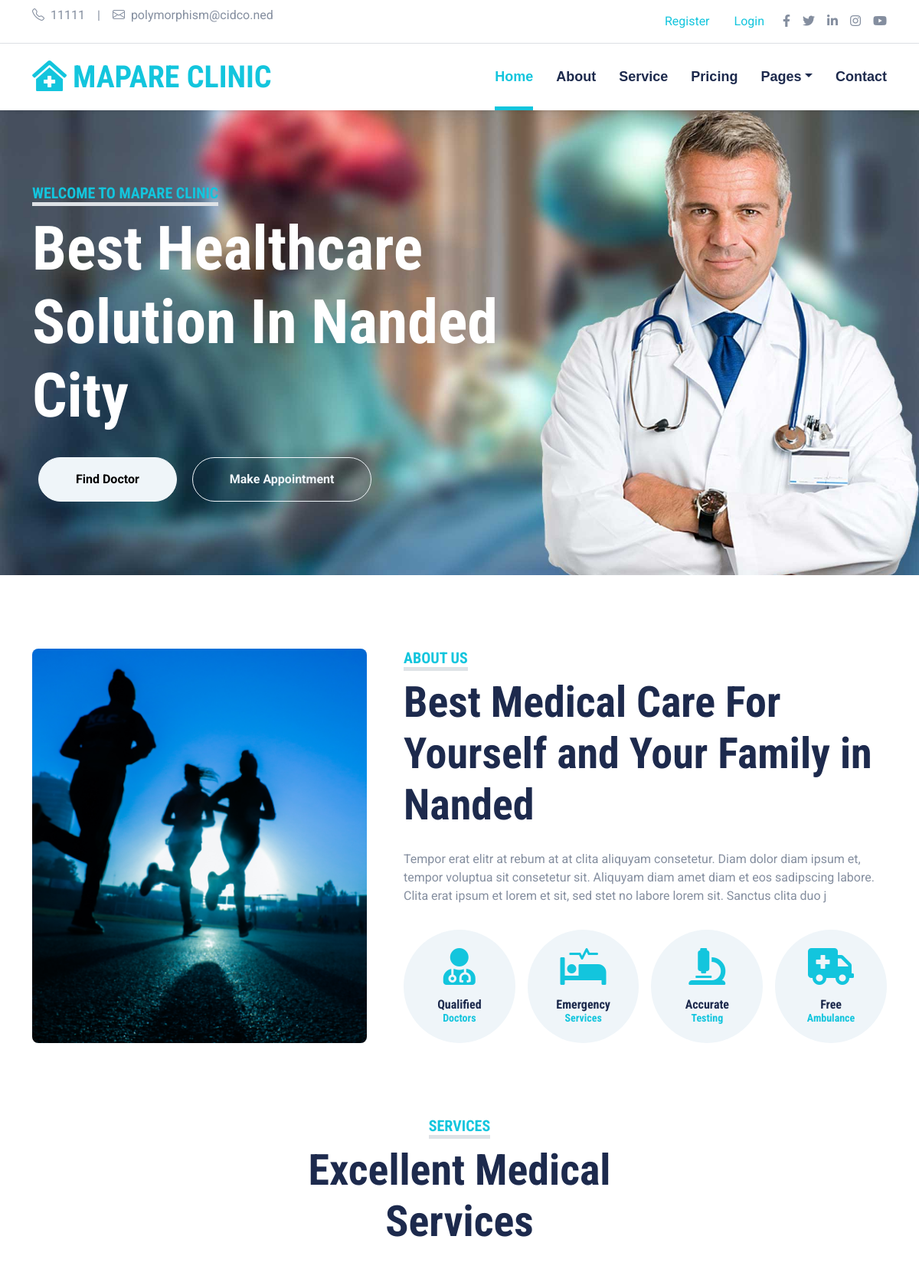
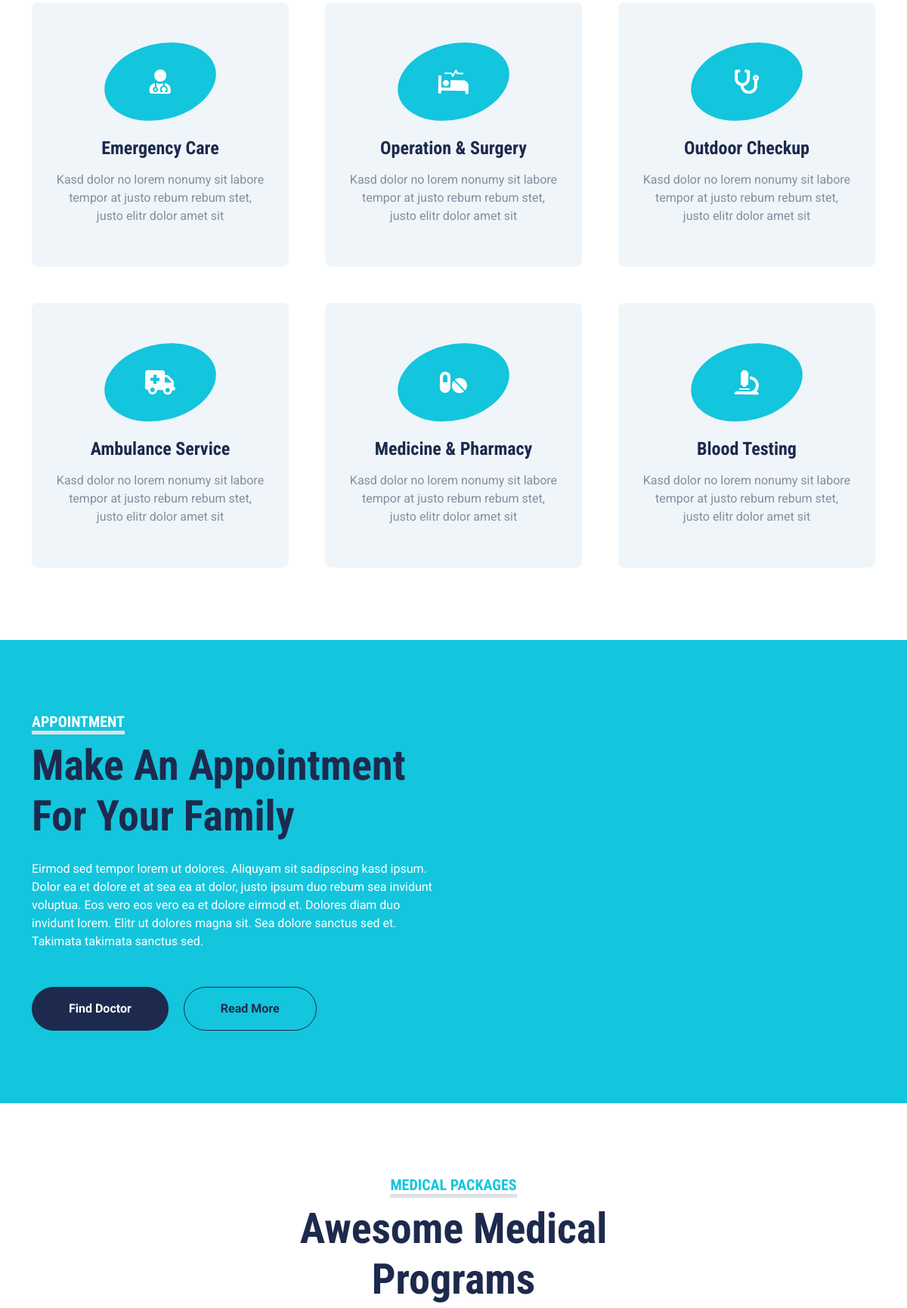
The page / (upper part) on the database its author committed (2 pictures, top to bottom).
### web/models.py (models this page shows, shortened)
class Topbar(models.Model):
    phone = models.IntegerField()
    email = models.EmailField()
    facebook_url = models.CharField(max_length=255)
    twitter_url = models.CharField(max_length=255)
    linkedin_url = models.CharField(max_length=255)
    instagram_url = models.CharField(max_length=255)
    youtube_url = models.CharField(max_length=255)

class NavbarHeading(models.Model):
    navbar_heading = models.CharField(max_length=255)

class BannerText(models.Model):
    text1 = models.CharField(max_length=255)
    text2 = models.CharField(max_length=255)
    text3 = models.CharField(max_length=255)
    text4 = models.CharField(max_length=255)
    banner_img = models.ImageField(upload_to='banner', default=None, null=True, blank=True)

class AboutText(models.Model):
    about_img = models.ImageField(upload_to='about')
    about_text1 = models.CharField(max_length=150)
    about_text2 = models.CharField(max_length=255)

class AboutFeature(models.Model):
    about_icon = models.CharField(max_length=255)
    about_adjective = models.CharField(max_length=30)
    about_noun = models.CharField(max_length=30)

class ServiceHeading(models.Model):
    service_heading = models.CharField(max_length=255)

class Service(models.Model):
    service_icon = models.CharField(max_length=255)
    service_name = models.CharField(max_length=255)
    service_detail = models.CharField(max_length=255)

### web/views.py (the view)
# urls.py: 2. Add a URL to urlpatterns:  path('', views.home, name='home')
def home(request):
    top = Topbar.objects.all()
    navbar = NavbarHeading.objects.all()
    banner = BannerText.objects.all()
    info = AboutText.objects.all()
    feature = AboutFeature.objects.all()
    service_heading = ServiceHeading.objects.all()
    service = Service.objects.all()
    context = {
        'top': top,
        'navbar': navbar,
        'banner': banner,
        'info': info,
        'feature': feature,
        'service_heading': service_heading,
        'service': service,
    }
    return render(request, 'home.html', context)

### web/templates/home.html (shortened to what this page needs)
{% extends 'base.html' %}
{% load static %}
{% block content %}
    <div class="container-fluid bg-primary py-5 mb-5" style="background:url('{% static 'website/img/hero.jpg' %}') top right no-repeat; background-size:cover;">
        <div class="container py-5">
            <div class="row justify-content-start">
                <div class="col-lg-8 text-center text-lg-start">
                        <h5 class="d-inline-block text-primary text-uppercase border-bottom border-5" >{{b.text1}}</h5>
                        <h1 class="display-1 text-white mb-md-4">{{ b.text2}}</h1>
                        <div class="pt-2">
                            <a href="{% url 'team' %}" class="btn btn-light rounded-pill py-md-3 px-md-5 mx-2">{{ b.text3}}</a>
                            <a href="{% url 'appointment' %}" class="btn btn-outline-light rounded-pill py-md-3 px-md-5 mx-2">{{ b.text4}}</a>
                        </div>
                </div>
            </div>
        </div>
    </div>
    <div class="container-fluid py-5">
        <div class="container">
            <div class="row gx-5">
                <div class="col-lg-5 mb-5 mb-lg-0" style="min-height: 500px;">
                    {% for i in info %}
                        <div class="position-relative h-100">
                            <img class="position-absolute w-100 h-100 rounded" src="{{ i.about_img.url }}" style="object-fit: cover;">
                        </div>
                    </div>
                    <div class="col-lg-7">
                        <div class="mb-4">
                            <h5 class="d-inline-block text-primary text-uppercase border-bottom border-5">About Us</h5>
                            <h1 class="display-4">{{ i.about_text1 }}</h1>
                        </div>
                        <p>{{ i.about_text2 }}</p>
                    {% endfor %}
                    <div class="row g-3 pt-3">
                        {% for f in feature %}
                            <div class="col-sm-3 col-6">
                                <div class="bg-light text-center rounded-circle py-4">
                                    <i class="{{ f.about_icon }}"></i>
                                    <h6 class="mb-0">{{ f.about_adjective}}<small class="d-block text-primary">{{ f.about_noun }}</small></h6>
                                </div>
                            </div>
                        {% endfor %}
                    </div>
                </div>
            </div>
        </div>
    </div>
    <div class="container-fluid py-5">
        <div class="container">
            <div class="text-center mx-auto mb-5" style="max-width: 500px;">
                <h5 class="d-inline-block text-primary text-uppercase border-bottom border-5">Services</h5>
                {% for sh in service_heading %}
                    <h1 class="display-4">{{ sh.service_heading }}</h1>
                {% endfor %}
            </div>
            <div class="row g-5">
                {% for s in service %}
                    <div class="col-lg-4 col-md-6">
                        <div class="service-item bg-light rounded d-flex flex-column align-items-center justify-content-center text-center">
                            <div class="service-icon mb-4">
                                <i class="{{ s.service_icon }}"></i>
                            </div>
                            <h4 class="mb-3">{{ s.service_name }}</h4>
                            <p class="m-0">{{ s.service_detail}}</p>
                        </div>
                    </div>
                {% endfor %}
            </div>
        </div>
    </div>
    <div class="container-fluid bg-primary my-5 py-5">
        <div class="container py-5">
            <div class="row gx-5">
                <div class="col-lg-6 mb-5 mb-lg-0">
                    <div class="mb-4">
                        <h5 class="d-inline-block text-white text-uppercase border-bottom border-5">Appointment</h5>
                        <h1 class="display-4">Make An Appointment For Your Family</h1>
                    </div>
                    <p class="text-white mb-5">Eirmod sed tempor lorem ut dolores. Aliquyam sit sadipscing kasd ipsum. Dolor ea et dolore et at sea ea at dolor, justo ipsum duo rebum sea invidunt voluptua. Eos vero eos vero ea et dolore eirmod et. Dolores diam duo invidunt lorem. Elitr ut dolores magna sit. Sea dolore sanctus sed et. Takimata takimata sanctus sed.</p>
                    <a class="btn btn-dark rounded-pill py-3 px-5 me-3" href="">Find Doctor</a>
                    <a class="btn btn-outline-dark rounded-pill py-3 px-5" href="">Read More</a>
                </div>
            </div>
        </div>
    </div>
    <div class="container-fluid py-5">
        <div class="container">
            <div class="text-center mx-auto mb-5" style="max-width: 500px;">
                <h5 class="d-inline-block text-primary text-uppercase border-bottom border-5">Medical Packages</h5>
                <h1 class="display-4">Awesome Medical Programs</h1>
            </div>
        </div>
    </div>
{% endblock %}

### web/templates/base.html (shortened to what this page needs)
{% load static %}
<!DOCTYPE html>
<html lang="en">
<head>
    <link href="https://cdnjs.cloudflare.com/ajax/libs/font-awesome/5.15.0/css/all.min.css" rel="stylesheet">
    <link href="https://cdn.jsdelivr.net/npm/bootstrap-icons@1.4.1/font/bootstrap-icons.css" rel="stylesheet">
    <link href="{% static 'website/lib/owlcarousel/assets/owl.carousel.min.css' %}" rel="stylesheet">
    <link href="{% static 'website/lib/tempusdominus/css/tempusdominus-bootstrap-4.min.css' %}" rel="stylesheet" />
    <link href="{% static 'website/css/bootstrap.min.css' %}" rel="stylesheet">
    <link href="{% static 'website/css/style.css' %}" rel="stylesheet">
</head>
<body>
    <div class="container-fluid py-2 border-bottom d-none d-lg-block">
        <div class="container">
            <div class="row">
                <div class="col-md-6 text-center text-lg-start mb-2 mb-lg-0">
                    <div class="d-inline-flex align-items-center">
                        {% for t in top %}
                            <a class="text-decoration-none text-body pe-3" href=""><i class="bi bi-telephone me-2"></i>{{t.phone}}</a>
                            <span class="text-body">|</span>
                            <a class="text-decoration-none text-body px-3" href=""><i class="bi bi-envelope me-2"></i>{{t.email}}</a>
                    </div>
                </div>
                <div class="col-md-6 text-center text-lg-end">
                    <div class="d-inline-flex align-items-center">
                        {% if register.user.is_authenticated %}
                            <a href="{% url 'logout_user' %}" class="nav-item nav-link">Logout</a>
                        {% else %}
                            <a href="{% url 'register' %}" class="nav-item nav-link">Register</a>
                            <a href="{% url 'login_page' %}" class="nav-item nav-link">Login</a>
                        {% endif %}
                        <a class="text-body px-2" href="{{ t.facebook_url }}">
                            <i class="fab fa-facebook-f"></i>
                        </a>
                        <a class="text-body px-2" href="{{ t.twitter_url }}">
                            <i class="fab fa-twitter"></i>
                        </a>
                        <a class="text-body px-2" href="{{ t.linkedin_url }}">
                            <i class="fab fa-linkedin-in"></i>
                        </a>
                        <a class="text-body px-2" href="{{ t.instagram_url }}">
                            <i class="fab fa-instagram"></i>
                        </a>
                        <a class="text-body ps-2" href="{{ t.youtube_url }}">
                            <i class="fab fa-youtube"></i>
                        </a>
                        {% endfor %}
                    </div>
                </div>
            </div>
        </div>
    </div>
    <div class="container-fluid sticky-top bg-white shadow-sm">
        <div class="container">
            <nav class="navbar navbar-expand-lg bg-white navbar-light py-3 py-lg-0">
                <a href="{% url 'home' %}" class="navbar-brand">
                    {% for n in navbar %}
                        <h1 class="m-0 text-uppercase text-primary"><i class="fa fa-clinic-medical me-2"></i>{{ n.navbar_heading}}</h1>
                    {% endfor %}
                </a>
                <div class="collapse navbar-collapse" id="navbarCollapse">
                    <div class="navbar-nav ms-auto py-0">
                        <a href="{% url 'home' %}" class="nav-item nav-link active">Home</a>
                        <a href="{% url 'about' %}" class="nav-item nav-link">About</a>
                        <a href="{% url 'service' %}" class="nav-item nav-link">Service</a>
                        <a href="{% url 'price' %}" class="nav-item nav-link">Pricing</a>
                        <div class="nav-item dropdown">
                            <a href="#" class="nav-link dropdown-toggle" data-bs-toggle="dropdown">Pages</a>
                        </div>
                        <a href="{% url 'contact' %}" class="nav-item nav-link">Contact</a>
                    </div>
                </div>
            </nav>
        </div>
    </div>
    {% block content %}
    {% endblock %}
</body>
</html>

### static/website/css/style.css (style rules this page uses)
:root { --primary: #13C5DD; --secondary: #354F8E; --light: #EFF5F9; --dark: #1D2A4D; }
.btn { font-weight: 700; transition: .5s; }
.navbar-light .navbar-nav .nav-link { font-family: 'Jost', sans-serif; position: relative; margin-left: 30px; padding: 30px 0; font-size: 18px; font-weight: 700; color: var(--dark); outline: none; transition: .5s; }
.navbar-light .navbar-nav .nav-link:hover, .navbar-light .navbar-nav .nav-link.active { color: var(--primary); }
@media (min-width: 992px) { .navbar-light .navbar-nav .nav-link::before { position: absolute; content: ""; width: 0; height: 5px; bottom: 0; left: 50%; background: var(--primary); transition: .5s; } }
@media (min-width: 992px) { .navbar-light .navbar-nav .nav-link:hover::before, .navbar-light .navbar-nav .nav-link.active::before { width: 100%; left: 0; } }
.service-item { position: relative; height: 350px; padding: 0 30px; transition: .5s; }
.service-item .service-icon { width: 150px; height: 100px; display: flex; align-items: center; justify-content: center; background: var(--primary); border-radius: 50%; transform: rotate(-14deg); }
.service-item .service-icon i { transform: rotate(15deg); }

### rows shown on the page
Topbar: phone "11111", email "polymorphism@cidco.ned"
NavbarHeading: navbar_heading "MAPARE CLINIC"
BannerText: text1 "WELCOME TO MAPARE CLINIC", text2 "Best Healthcare Solution In Nanded City", text3 "Find Doctor", text4 "Make Appointment"
AboutText: about_img (picture), about_text1 "Best Medical Care For Yourself and Your Family in Nanded", about_text2 "Tempor erat elitr at rebum at at clita aliquyam consetetur. Diam dolor diam ipsum et, tempor voluptua sit consetetur sit. Aliquyam diam amet diam et eos sadipscing labore. Clita erat ipsum et lorem et sit, sed stet no labore lorem sit. Sanctus clita duo j"
AboutFeature: about_adjective "Qualified", about_noun "Doctors"
AboutFeature: about_adjective "Emergency", about_noun "Services"
AboutFeature: about_adjective "Accurate", about_noun "Testing"
AboutFeature: about_adjective "Free", about_noun "Ambulance"
ServiceHeading: service_heading "Excellent Medical Services"
Service: service_name "Emergency Care", service_detail "Kasd dolor no lorem nonumy sit labore tempor at justo rebum rebum stet, justo elitr dolor amet sit"
Service: service_name "Operation & Surgery", service_detail "Kasd dolor no lorem nonumy sit labore tempor at justo rebum rebum stet, justo elitr dolor amet sit"
Service: service_name "Outdoor Checkup", service_detail "Kasd dolor no lorem nonumy sit labore tempor at justo rebum rebum stet, justo elitr dolor amet sit"
Service: service_name "Ambulance Service", service_detail "Kasd dolor no lorem nonumy sit labore tempor at justo rebum rebum stet, justo elitr dolor amet sit"
Service: service_name "Medicine & Pharmacy", service_detail "Kasd dolor no lorem nonumy sit labore tempor at justo rebum rebum stet, justo elitr dolor amet sit"
Service: service_name "Blood Testing", service_detail "Kasd dolor no lorem nonumy sit labore tempor at justo rebum rebum stet, justo elitr dolor amet sit"
